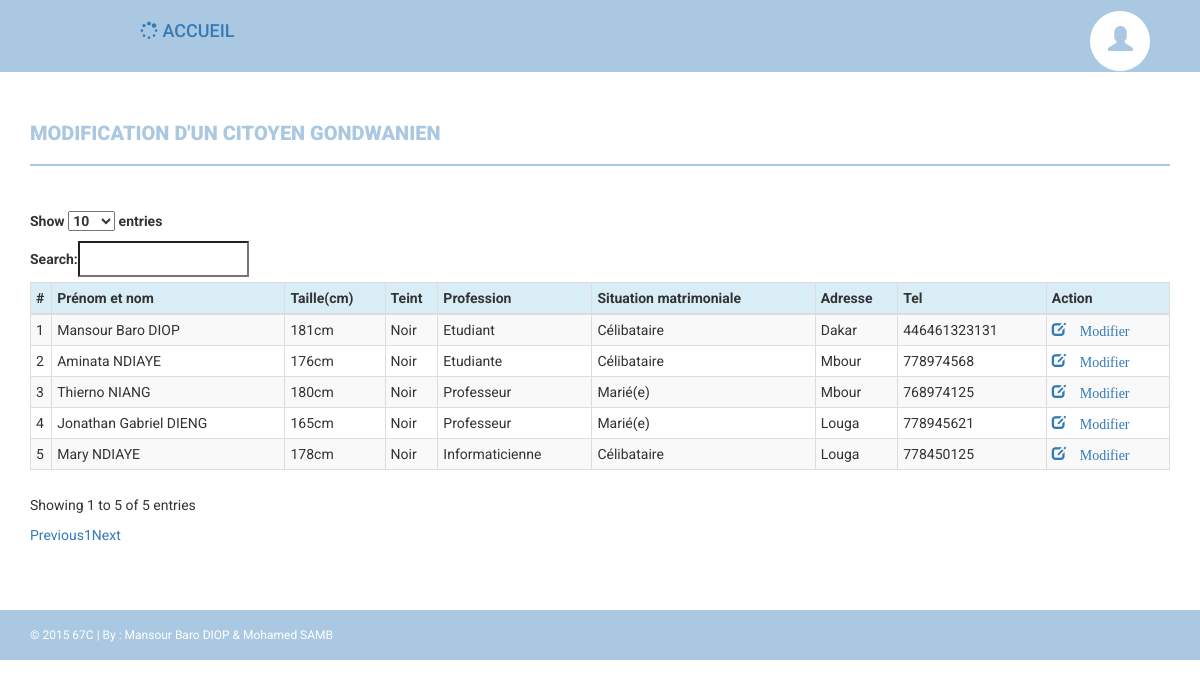
Screenshot of /modifier.php (signed in) with the database file from the repository.
### tables this page shows
CREATE TABLE IF NOT EXISTS `etat_civil` (
  `id_etat_civil` int(11) NOT NULL AUTO_INCREMENT,
  `nom` varchar(255) NOT NULL,
  `prenom` varchar(255) NOT NULL,
  `date_naissance` date NOT NULL,
  `lieu_naissance` varchar(255) NOT NULL,
  `sexe` char(1) NOT NULL,
  `profession` varchar(255) NOT NULL,
  `situation_matrimonial` varchar(255) NOT NULL,
  `cni_ou_passeport` varchar(255) NOT NULL,
  `date_delivrance` date NOT NULL,
  `date_fin_validite` date NOT NULL,
  `discipline` varchar(255) DEFAULT NULL,
  `date_entree_gondwana` date NOT NULL,
  `photo` varchar(255) NOT NULL,
  `teint` varchar(255) NOT NULL,
  `taille` int(11) NOT NULL,
  `immatriculation` varchar(255) NOT NULL,
  PRIMARY KEY (`id_etat_civil`),
  UNIQUE KEY `cni_ou_passeport` (`cni_ou_passeport`),
  UNIQUE KEY `photo` (`photo`),
  UNIQUE KEY `immatriculation` (`immatriculation`)
);

CREATE TABLE IF NOT EXISTS `contacts` (
  `id_contact` int(11) NOT NULL AUTO_INCREMENT,
  `email` varchar(255) NOT NULL,
  `num_tel_gondwana` varchar(255) NOT NULL,
  `adresse_gondwana` varchar(255) NOT NULL,
  `num_tel_senegal` varchar(255) NOT NULL,
  `adresse_senegal` varchar(255) NOT NULL,
  `adresse_pro` varchar(255) NOT NULL,
  `adresse_domicile` varchar(255) NOT NULL,
  `id_etat_civil` int(11) NOT NULL,
  PRIMARY KEY (`id_contact`),
  UNIQUE KEY `num_tel_gondwana` (`num_tel_gondwana`),
  UNIQUE KEY `num_tel_senegal` (`num_tel_senegal`),
  KEY `id_etat_civil` (`id_etat_civil`)
);

### modifier.php (the view, shortened to what this page needs)
<!DOCTYPE html>
<html lang="fr">
  <head>
    <link href="assets/css/bootstrap.css" rel="stylesheet" />
    <link href="assets/css/font-awesome.css" rel="stylesheet" />
    <link href="assets/css/style.css" rel="stylesheet" />
</head>
<body>
    <div class="navbar navbar-inverse set-radius-zero" role="navigation">
        <div class="container">
            <div class="navbar-collapse collapse" id="bs-example-navbar-collapse-1">
                <div class="user-settings-wrapper">
                    <ul class="nav">
                        <div class="row">
                            <div class="col-md-offset-1 col-md-10">
                               <li><a href="accueil.php"><h4><i class="fa fa-spinner fa-spin"></i> ACCUEIL</h4></a></li>&nbsp;&nbsp;&nbsp;&nbsp;
                            </div>
                            <div class="col-md-1">
                                <li class="dropdown">
                                    <a class="dropdown-toggle" data-toggle="dropdown" href="#" aria-expanded="false">
                                        <span class="glyphicon glyphicon-user" style="font-size: 25px;"></span>
                                    </a>
                                </li>
                            </div>
                        </div>
                    </ul>
                </div>
            </div>
        </div>
    </div>
    <?php
include 'connexion.php';
$req='select * from etat_civil, contacts, piece, parents  where etat_civil.id_etat_civil=contacts.id_etat_civil and etat_civil.id_etat_civil=piece.id_etat_civil and etat_civil.id_etat_civil=parents.id_etat_civil order by etat_civil.id_etat_civil';
$reponse = $bdd->query($req);
  while ($donnees= $reponse->fetch()) {
        $id=$donnees['id_etat_civil'];
    }
    if(!empty($id))
    {
?>
   <div class="content-wrapper">
        <div class="container">
            <div class="row">
                <div class="col-md-12">
                    <h4 class="page-head-line">Modification d'un citoyen gondwanien</h4>
                </div>
                  <div class="col-md-12">
                    <div class="table-responsive">
                        <table class="table  table-bordered table-striped table-condensed" id="mytable">
                            <thead>
                              <tr class="active info">
                                <th>#</th>
                                <th>Prénom et nom</th>
                                <th>Taille(cm)</th>
                                <th>Teint</th>
                                <th>Profession</th>
                                <th>Situation matrimoniale</th>
                                <th>Adresse</th>
                                <th>Tel</th>
                                <th>Action</th>
                              </tr>
                            </thead>
                            <tbody>
                              <?php
                                  $req='select * from etat_civil, contacts, piece, parents  where etat_civil.id_etat_civil=contacts.id_etat_civil and etat_civil.id_etat_civil=piece.id_etat_civil and etat_civil.id_etat_civil=parents.id_etat_civil order by etat_civil.id_etat_civil';
                                    $reponse = $bdd->query($req);
                                    $i=1;
                                      while ($donnees= $reponse->fetch()) {
                                            $id=$donnees['id_etat_civil'];
                                            $nom=$donnees['nom'];
                                            $prenom=$donnees['prenom'];
                                            $profession=$donnees['profession'];
                                            $sit_mat=$donnees['situation_matrimonial'];
                                            $teint=$donnees['teint'];
                                            $taille=$donnees['taille'];
                                            $tel=$donnees['num_tel_senegal'];
                                             $adresse_sen=$donnees['adresse_senegal'];
                              ?>
                              <tr>
                                <td> <?php echo $i;  ?></td>
                                <td> <?php echo $prenom.' '.strtoupper($nom); ?></td>
                                <td> <?php echo $taille.'cm';?></td>
                                <td> <?php echo $teint;?></td>
                                <td> <?php echo $profession;?></td>
                                <td> <?php echo $sit_mat;?></td>
                                <td> <?php echo $adresse_sen;?></td>
                                <td> <?php echo $tel;$i++;?></td>
                                <td> <a href='modif.php?id=<?php echo $id; ?>'> <span class="glyphicon glyphicon-edit"> Modifier </span> </a> </td>
                              </tr>
                             <?php
                                }$reponse->closeCursor();
                                ?>
                            </tbody>
                        </table>
                    </div>
                </div>
            </div>
        </div>
    </div>
  <?php
  }else{
       echo "<script langage='javascript'> alert(\"La base de données est vide. Veuillez insérer pour pouvoir modifier!\")</script>";
        echo"<script langage='javascript'>document.location.href='accueil.php'</script>";
}
?>
    <footer>
        <div class="container">
            <div class="row">
                <div class="col-md-12">
                    © 2015 67C | By : Mansour Baro DIOP & Mohamed SAMB
                </div>
            </div>
        </div>
    </footer>
</body>
</html>

### assets/css/style.css (style rules this page uses)
body { font-family: 'Roboto', sans-serif; line-height: 30px; }
.set-radius-zero { border-radius: 0px; -moz-border-radius: 0px; -webkit-border-radius: 0px; }
.content-wrapper { margin-top: 40px; min-height: 482px; padding-bottom: 60px; }
.page-head-line { font-weight: 900; padding-bottom: 20px; border-bottom: 2px solid #ABC8E2; text-transform: uppercase; color: #ABC8E2; font-size: 20px; margin-bottom: 40px; }
.user-settings-wrapper .nav .row .col-md-1> li > a { position: relative; display: block; padding: 15px 18px; border-radius: 50%; -webkit-border-radius: 50%; -moz-border-radius: 50%; height: 60px; width: 60px; background-color: #fff; color: #ABC8E2; }
.user-settings-wrapper { margin-top: 10px; }
.user-settings-wrapper li { display: inline-block; }
.navbar-inverse { background-color: #ABC8E2; border-color: transparent; }
.navbar { margin-bottom: 0px; }
footer { padding: 10px; color: #fff; font-size: 12px; background-color: #ABC8E2; }

### rows the page displays
etat_civil: prenom "Mansour Baro", nom "DIOP", taille "181", teint "Noir", profession "Etudiant", situation_matrimonial "Célibataire", contacts.adresse_senegal "Dakar", contacts.num_tel_senegal "446461323131"
etat_civil: prenom "Aminata", nom "NDIAYE", taille "176", teint "Noir", profession "Etudiante", situation_matrimonial "Célibataire", contacts.adresse_senegal "Mbour", contacts.num_tel_senegal "778974568"
etat_civil: prenom "Thierno", nom "NIANG", taille "180", teint "Noir", profession "Professeur", situation_matrimonial "Marié(e)", contacts.adresse_senegal "Mbour", contacts.num_tel_senegal "768974125"
etat_civil: prenom "Jonathan Gabriel", nom "DIENG", taille "165", teint "Noir", profession "Professeur", situation_matrimonial "Marié(e)", contacts.adresse_senegal "Louga", contacts.num_tel_senegal "778945621"
etat_civil: prenom "Mary", nom "NDIAYE", taille "178", teint "Noir", profession "Informaticienne", situation_matrimonial "Célibataire", contacts.adresse_senegal "Louga", contacts.num_tel_senegal "778450125"
